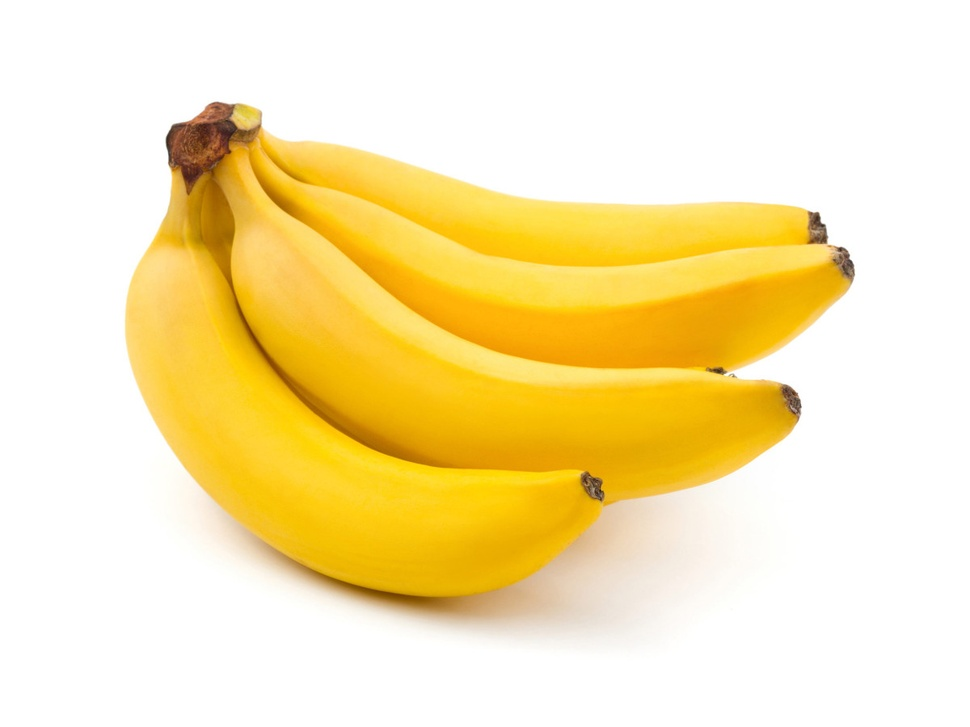
#> input picture imgs/bananos.jpg, 970 x 727 px, shrunk from 1200 x 900 before the run, found by its file name
$ python bordes_imgs.py   (older library calls are emulated)
#> lines starting #> are read from the running program, lines starting #| are printed output that depends on the picture
import cv2, numpy as np

banana = cv2.imread("C:/Users/damia/OneDrive/Escritorio/Curso Tensorflow/imgs/bananos.jpg")
#> banana is the input picture: shape (727, 970, 3); mean B, G, R 178.6, 231.4, 249.4
gray = cv2.cvtColor(banana, cv2.COLOR_BGRA2GRAY)
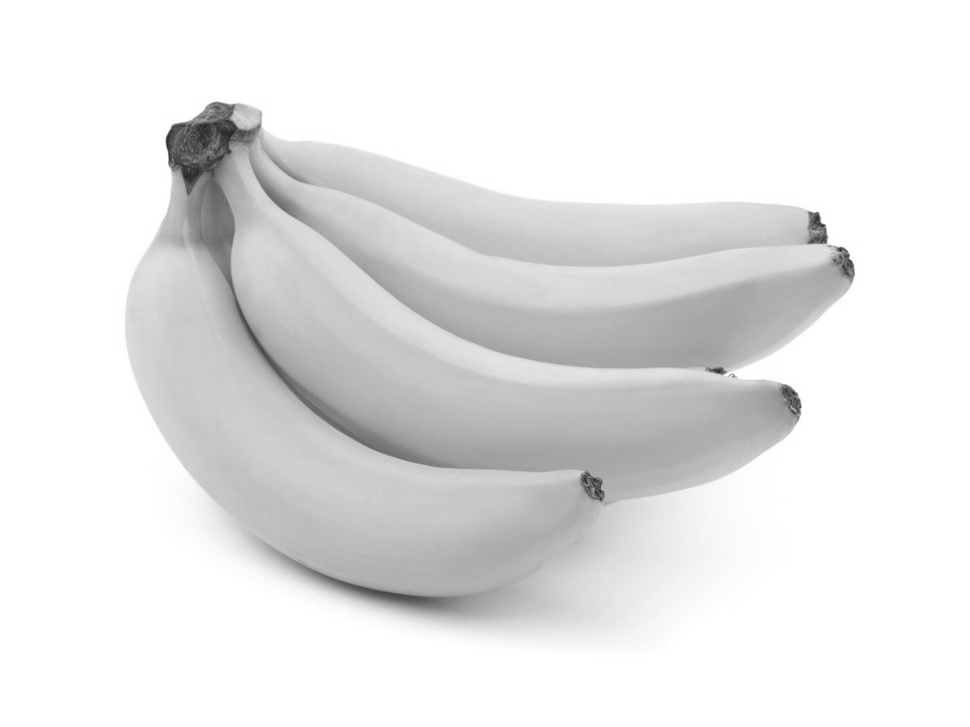
#> gray: shape (727, 970); min 30, max 255, mean 230.8
#cv2.imshow('original', gray)

'''
Para detectar precisamente los bordes de la imagen se emplea el vector gradiente
Este detecta los cambios bruscos entre píxeles contiguos y marca solamente el borde
Tiene una componente horizontal gx y una vertica gy
Para detectar 'falsos bordes' se emplea el método de Sobel, que elimina el ruido
'''
#(imagen, tamaño de flotantes, [1,0] para gx / [0,1] para gy, tamaño del kernel (5x5))
gx = cv2.Sobel(gray, cv2.CV_64F, 1,0,5)
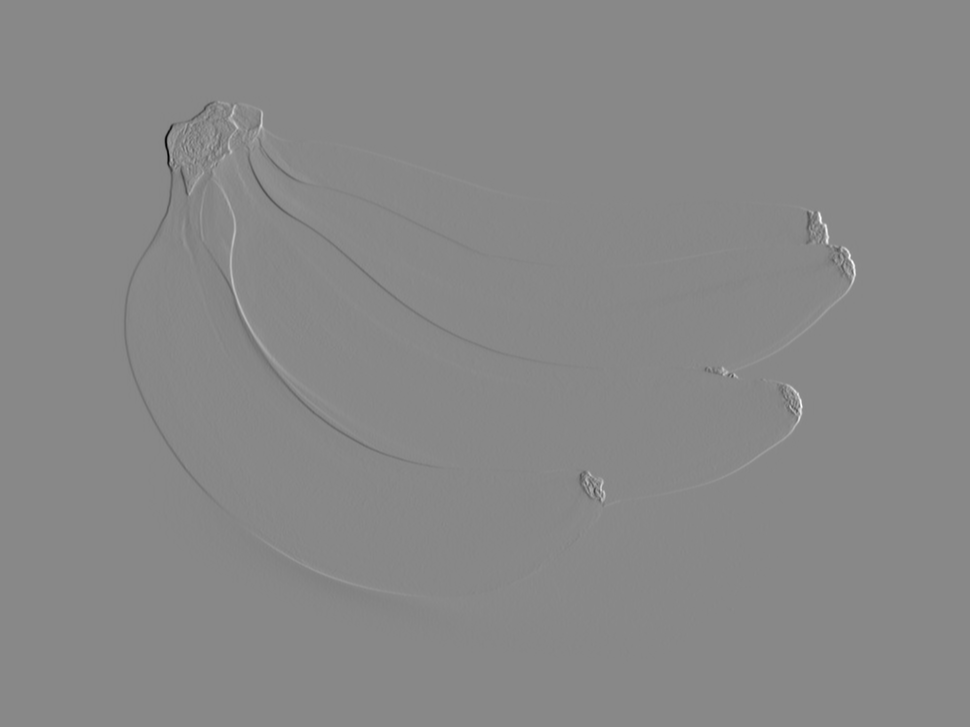
#> gx: shape (727, 970) float64; min -777, max 678, mean 0; drawn with min black and max white
gy = cv2.Sobel(gray, cv2.CV_64F, 0,1,5)

#cv2.imshow('x', gx)
#cv2.imshow('y', gy)

#Traduce las coordenadas cartesianas a coordenadas polares
mag, _ = cv2.cartToPolar(gx, gy)
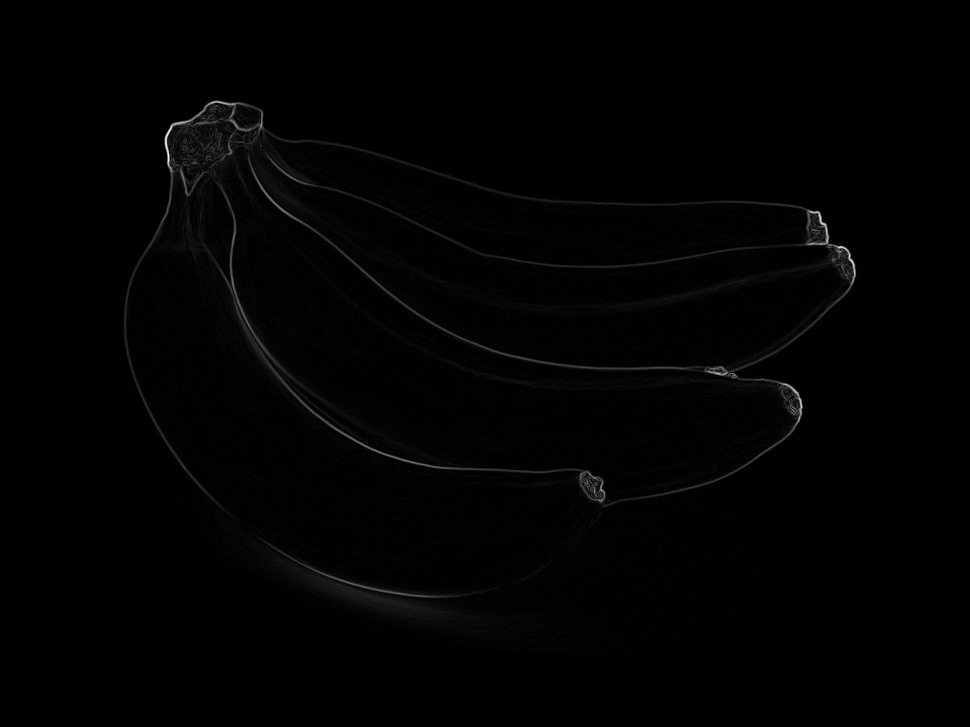
#> mag: shape (727, 970) float64; min 0, max 782.5, mean 6.8; drawn with min black and max white

#Transforma la magnitud entre 0 y 255
mag = np.uint8(255 * mag / np.max(mag))

#Ya tenemos los bordes de la imagen
cv2.imshow('', mag)

cv2.waitKey(0)
cv2.destroyAllWindows()
